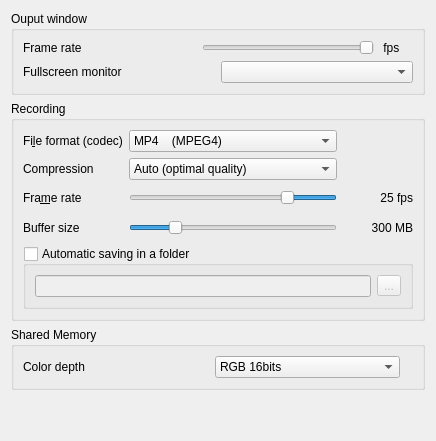
         <widget class="QWidget" name="PageRecording">
          <layout class="QVBoxLayout" name="verticalLayout_9">
           <item>
            <widget class="QGroupBox" name="groupBox">
             <property name="title">
              <string>Ouput window</string>
             </property>
             <layout class="QVBoxLayout" name="verticalLayout_8">
              <item>
               <layout class="QHBoxLayout" name="horizontalLayout_5">
                <item>
                 <widget class="QLabel" name="label_24">
                  <property name="sizePolicy">
                   <sizepolicy hsizetype="Expanding" vsizetype="Preferred">
                    <horstretch>0</horstretch>
                    <verstretch>0</verstretch>
                   </sizepolicy>
                  </property>
                  <property name="toolTip">
                   <string>The rendering loop-back source shows the frame rendered N frame(s) before; </string>
                  </property>
                  <property name="text">
                   <string>Frame rate</string>
                  </property>
                  <property name="buddy">
                   <cstring>loopbackSkippedFrames</cstring>
                  </property>
                 </widget>
                </item>
                <item>
                 <widget class="QSlider" name="outputSkippedFrames">
                  <property name="toolTip">
                   <string>&lt;html&gt;&lt;head/&gt;&lt;body&gt;&lt;p&gt;Target frame rate for output window.&lt;/p&gt;&lt;/body&gt;&lt;/html&gt;</string>
                  </property>
                  <property name="minimum">
                   <number>1</number>
                  </property>
                  <property name="maximum">
                   <number>13</number>
                  </property>
                  <property name="pageStep">
                   <number>1</number>
                  </property>
                  <property name="value">
                   <number>1</number>
                  </property>
                  <property name="orientation">
                   <enum>Qt::Horizontal</enum>
                  </property>
                  <property name="invertedAppearance">
                   <bool>true</bool>
                  </property>
                  <property name="invertedControls">
                   <bool>true</bool>
                  </property>
                 </widget>
                </item>
                <item>
                 <widget class="QLabel" name="outputFPS">
                  <property name="text">
                   <string notr="true"> fps</string>
                  </property>
                 </widget>
                </item>
                <item>
                 <widget class="QLabel" name="label_26">
                  <property name="toolTip">
                   <string>&lt;html&gt;&lt;head/&gt;&lt;body&gt;&lt;p&gt;Output window can be updated with a framerate lower than the rendering framerate (skipping frames).&lt;/p&gt;&lt;p&gt;The maximum value is defined by the rendering framerate (Render preference).&lt;/p&gt;&lt;/body&gt;&lt;/html&gt;</string>
                  </property>
                  <property name="text">
                   <string/>
                  </property>
                  <property name="pixmap">
                   <pixmap resource="../icons.qrc">:/glmixer/icons/info.png</pixmap>
                  </property>
                 </widget>
                </item>
               </layout>
              </item>
              <item>
               <layout class="QHBoxLayout" name="horizontalLayout_4">
                <item>
                 <widget class="QLabel" name="label_7">
                  <property name="text">
                   <string>Fullscreen monitor </string>
                  </property>
                 </widget>
                </item>
                <item>
                 <widget class="QComboBox" name="fullscreenMonitor">
                  <property name="toolTip">
                   <string>Select the system monitor for fullscreen of the output window</string>
                  </property>
                  <property name="currentIndex">
                   <number>-1</number>
                  </property>
                 </widget>
                </item>
               </layout>
              </item>
             </layout>
            </widget>
           </item>
           <item>
            <widget class="QGroupBox" name="groupBoxFormat">
             <property name="title">
              <string>Recording</string>
             </property>
             <layout class="QVBoxLayout" name="verticalLayout_10">
              <item>
               <layout class="QGridLayout" name="gridLayout_3">
                <item row="2" column="0">
                 <widget class="QLabel" name="targetfps">
                  <property name="sizePolicy">
                   <sizepolicy hsizetype="MinimumExpanding" vsizetype="Preferred">
                    <horstretch>0</horstretch>
                    <verstretch>0</verstretch>
                   </sizepolicy>
                  </property>
                  <property name="minimumSize">
                   <size>
                    <width>0</width>
                    <height>24</height>
                   </size>
                  </property>
                  <property name="text">
                   <string>Fra&amp;me rate  </string>
                  </property>
                  <property name="buddy">
                   <cstring>recordingUpdatePeriod</cstring>
                  </property>
                 </widget>
                </item>
                <item row="0" column="0">
                 <widget class="QLabel" name="label_5">
                  <property name="text">
                   <string>Fi&amp;le format (codec)</string>
                  </property>
                  <property name="buddy">
                   <cstring>recordingFormatSelection</cstring>
                  </property>
                 </widget>
                </item>
                <item row="3" column="0">
                 <widget class="QLabel" name="label_18">
                  <property name="sizePolicy">
                   <sizepolicy hsizetype="Expanding" vsizetype="Preferred">
                    <horstretch>0</horstretch>
                    <verstretch>0</verstretch>
                   </sizepolicy>
                  </property>
                  <property name="minimumSize">
                   <size>
                    <width>0</width>
                    <height>24</height>
                   </size>
                  </property>
                  <property name="text">
                   <string>Buffer size</string>
                  </property>
                 </widget>
                </item>
                <item row="3" column="1">
                 <widget class="QSlider" name="recordingBufferSize">
                  <property name="toolTip">
                   <string>&lt;html&gt;&lt;head/&gt;&lt;body&gt;&lt;p&gt;How much RAM can be used to store images before writing to disk.&lt;/p&gt;&lt;/body&gt;&lt;/html&gt;</string>
                  </property>
                  <property name="minimum">
                   <number>0</number>
                  </property>
                  <property name="maximum">
                   <number>100</number>
                  </property>
                  <property name="singleStep">
                   <number>5</number>
                  </property>
                  <property name="pageStep">
                   <number>50</number>
                  </property>
                  <property name="value">
                   <number>20</number>
                  </property>
                  <property name="orientation">
                   <enum>Qt::Horizontal</enum>
                  </property>
                  <property name="tickPosition">
                   <enum>QSlider::NoTicks</enum>
                  </property>
                 </widget>
                </item>
                <item row="0" column="1">
                 <widget class="QComboBox" name="recordingFormatSelection">
                  <property name="toolTip">
                   <string>Select the recording Codec</string>
                  </property>
                  <property name="currentIndex">
                   <number>4</number>
                  </property>
                  <item>
                   <property name="text">
                    <string notr="true">AVI       (RAW video)</string>
                   </property>
                  </item>
                  <item>
                   <property name="text">
                    <string notr="true">AVI       (FFVHUFF)</string>
                   </property>
                  </item>
                  <item>
                   <property name="text">
                    <string notr="true">MPG   (MPEG1)</string>
                   </property>
                  </item>
                  <item>
                   <property name="text">
                    <string notr="true">MPG   (MPEG2)</string>
                   </property>
                  </item>
                  <item>
                   <property name="text">
                    <string notr="true">MP4    (MPEG4)</string>
                   </property>
                  </item>
                  <item>
                   <property name="text">
                    <string notr="true">WMV   (Windows Media Video 8)</string>
                   </property>
                  </item>
                  <item>
                   <property name="text">
                    <string notr="true">FLV      (Flash Video FLV1)</string>
                   </property>
                  </item>
                 </widget>
                </item>
                <item row="3" column="2">
                 <widget class="QLabel" name="recordingBuffersizeString">
                  <property name="minimumSize">
                   <size>
                    <width>70</width>
                    <height>0</height>
                   </size>
                  </property>
                  <property name="text">
                   <string notr="true">300 MB</string>
                  </property>
                  <property name="alignment">
                   <set>Qt::AlignRight|Qt::AlignTrailing|Qt::AlignVCenter</set>
                  </property>
                 </widget>
                </item>
                <item row="2" column="1">
                 <widget class="QSlider" name="recordingUpdatePeriod">
                  <property name="sizePolicy">
                   <sizepolicy hsizetype="Expanding" vsizetype="Fixed">
                    <horstretch>0</horstretch>
                    <verstretch>0</verstretch>
                   </sizepolicy>
                  </property>
                  <property name="toolTip">
                   <string>&lt;html&gt;&lt;head/&gt;&lt;body&gt;&lt;p&gt;Target frame rate for video recording&lt;/p&gt;&lt;/body&gt;&lt;/html&gt;</string>
                  </property>
                  <property name="minimum">
                   <number>33</number>
                  </property>
                  <property name="maximum">
                   <number>65</number>
                  </property>
                  <property name="value">
                   <number>40</number>
                  </property>
                  <property name="orientation">
                   <enum>Qt::Horizontal</enum>
                  </property>
                  <property name="invertedAppearance">
                   <bool>true</bool>
                  </property>
                  <property name="invertedControls">
                   <bool>false</bool>
                  </property>
                 </widget>
                </item>
                <item row="2" column="2">
                 <widget class="QLabel" name="recordingFrameRateString">
                  <property name="text">
                   <string notr="true">25 fps</string>
                  </property>
                  <property name="alignment">
                   <set>Qt::AlignRight|Qt::AlignTrailing|Qt::AlignVCenter</set>
                  </property>
                 </widget>
                </item>
                <item row="1" column="0">
                 <widget class="QLabel" name="label_30">
                  <property name="text">
                   <string>Compression</string>
                  </property>
                 </widget>
                </item>
                <item row="1" column="1">
                 <widget class="QComboBox" name="recordingQualitySelection">
                  <item>
                   <property name="text">
                    <string>Auto (optimal quality)</string>
                   </property>
                  </item>
                  <item>
                   <property name="text">
                    <string>High (low quality)</string>
                   </property>
                  </item>
                  <item>
                   <property name="text">
                    <string>Medium</string>
                   </property>
                  </item>
                  <item>
                   <property name="text">
                    <string>Low (high quality)</string>
                   </property>
                  </item>
                 </widget>
                </item>
                <item row="0" column="2">
                 <widget class="QLabel" name="label_info">
                  <property name="enabled">
                   <bool>true</bool>
                  </property>
                  <property name="sizePolicy">
                   <sizepolicy hsizetype="Fixed" vsizetype="Preferred">
                    <horstretch>0</horstretch>
                    <verstretch>0</verstretch>
                   </sizepolicy>
                  </property>
                  <property name="toolTip">
                   <string/>
                  </property>
                  <property name="layoutDirection">
                   <enum>Qt::RightToLeft</enum>
                  </property>
                  <property name="pixmap">
                   <pixmap resource="../icons.qrc">:/glmixer/icons/info.png</pixmap>
                  </property>
                  <property name="scaledContents">
                   <bool>false</bool>
                  </property>
                  <property name="alignment">
                   <set>Qt::AlignRight|Qt::AlignTrailing|Qt::AlignVCenter</set>
                  </property>
                 </widget>
                </item>
               </layout>
              </item>
              <item>
               <widget class="QGroupBox" name="recordingFolderBox">
                <property name="toolTip">
                 <string>Save recordings automatically without prompting
the user to select a file name</string>
                </property>
                <property name="title">
                 <string>Automatic saving in a folder</string>
                </property>
                <property name="flat">
                 <bool>true</bool>
                </property>
                <property name="checkable">
                 <bool>true</bool>
                </property>
                <property name="checked">
                 <bool>false</bool>
                </property>
                <layout class="QHBoxLayout" name="horizontalLayout_2">
                 <item>
                  <widget class="QLineEdit" name="recordingFolderLine">
                   <property name="toolTip">
                    <string>Location where the files are saved</string>
                   </property>
                   <property name="styleSheet">
                    <string notr="true">*[exists=&quot;false&quot;] { background-color: yellow }</string>
                   </property>
                  </widget>
                 </item>
                 <item>
                  <widget class="QToolButton" name="recordingFolderButton">
                   <property name="toolTip">
                    <string>Select a folder</string>
                   </property>
                   <property name="text">
                    <string>...</string>
                   </property>
                   <property name="icon">
                    <iconset resource="../icons.qrc">
                     <normaloff>:/glmixer/icons/folderadd.png</normaloff>:/glmixer/icons/folderadd.png</iconset>
                   </property>
                  </widget>
                 </item>
                </layout>
               </widget>
              </item>
             </layout>
            </widget>
           </item>
           <item>
            <widget class="QGroupBox" name="sharedMemoryBox">
             <property name="title">
              <string>Shared Memory</string>
             </property>
             <layout class="QVBoxLayout" name="verticalLayout_12">
              <item>
               <layout class="QHBoxLayout" name="horizontalLayout">
                <item>
                 <widget class="QLabel" name="label_4">
                  <property name="text">
                   <string>Color depth</string>
                  </property>
                  <property name="buddy">
                   <cstring>sharedMemoryColorDepth</cstring>
                  </property>
                 </widget>
                </item>
                <item>
                 <widget class="QComboBox" name="sharedMemoryColorDepth">
                  <property name="toolTip">
                   <string>Pixel format for shared memory</string>
                  </property>
                  <item>
                   <property name="text">
                    <string notr="true">RGB 16bits</string>
                   </property>
                  </item>
                  <item>
                   <property name="text">
                    <string notr="true">RBG 24bits</string>
                   </property>
                  </item>
                  <item>
                   <property name="text">
                    <string notr="true">RGBA 32bits</string>
                   </property>
                  </item>
                 </widget>
                </item>
                <item>
                 <widget class="QLabel" name="label_19">
                  <property name="sizePolicy">
                   <sizepolicy hsizetype="Maximum" vsizetype="Preferred">
                    <horstretch>0</horstretch>
                    <verstretch>0</verstretch>
                   </sizepolicy>
                  </property>
                  <property name="toolTip">
                   <string>NB: High color depth lead to slower copy and risk of low frame rate.</string>
                  </property>
                  <property name="pixmap">
                   <pixmap resource="../icons.qrc">:/glmixer/icons/info.png</pixmap>
                  </property>
                 </widget>
                </item>
               </layout>
              </item>
             </layout>
            </widget>
           </item>
           <item>
            <spacer name="verticalSpacerRecording">
             <property name="orientation">
              <enum>Qt::Vertical</enum>
             </property>
             <property name="sizeHint" stdset="0">
              <size>
               <width>20</width>
               <height>40</height>
              </size>
             </property>
            </spacer>
           </item>
          </layout>
         </widget>
